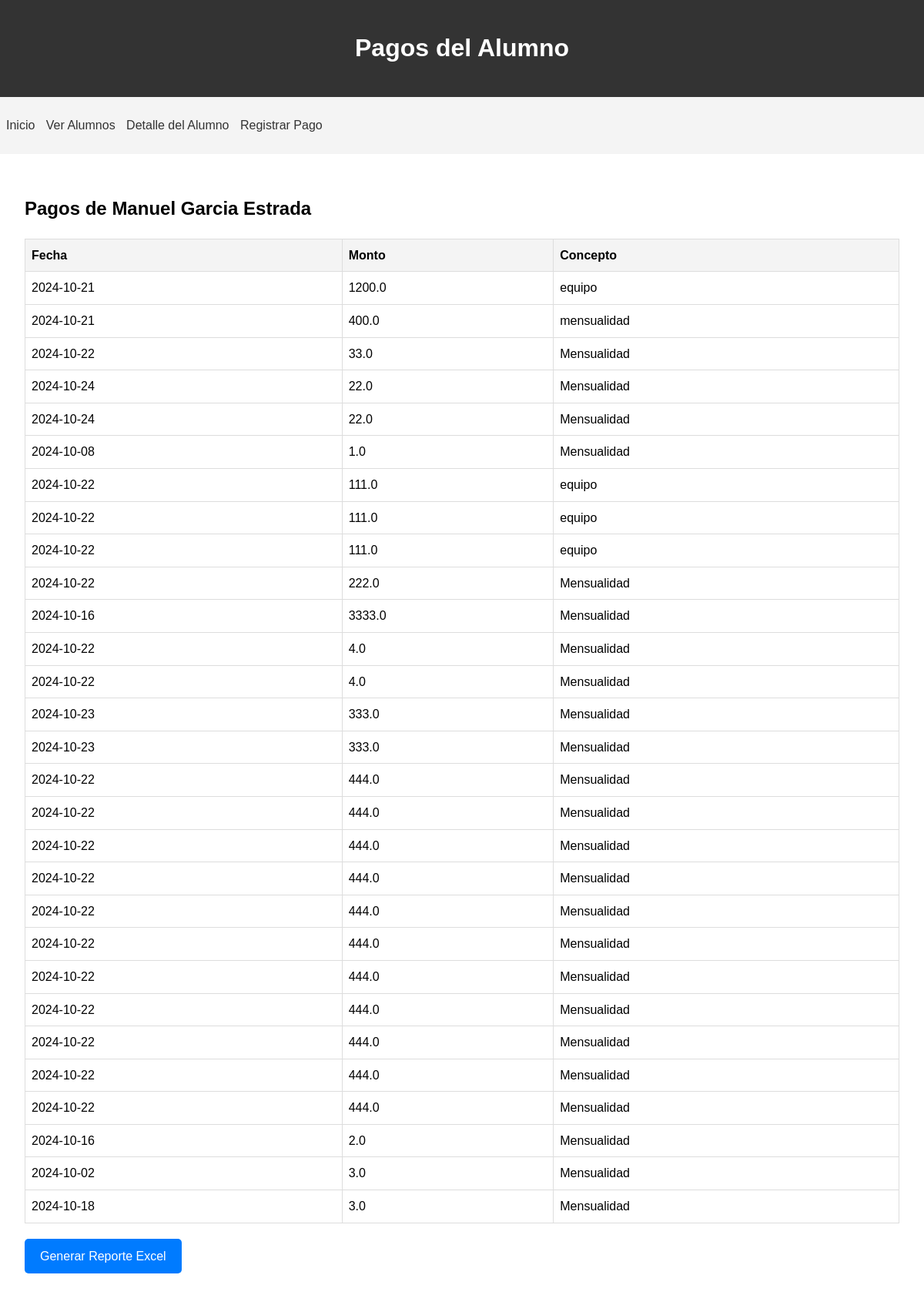
The app's page /pagos/2 with its own data.
### app.py (models this page shows)
class Alumno(Base):
    __tablename__ = 'alumnos'
    id = Column(Integer, primary_key=True)
    apaterno = Column(String(50), nullable=False)
    apmaterno = Column(String(50), nullable=False)
    nombre = Column(String(50), nullable=False)
    fbday = Column(Date, nullable=False)
    curp = Column(String(18), unique=True, nullable=False)
    calle = Column(String(100), nullable=True)
    numero = Column(String(10), nullable=False)
    colonia = Column(String(100), nullable=False)
    email = Column(String(100), nullable=False)
    telefono = Column(String(15), nullable=False)
    numafiliacion = Column(String(20), unique=True, nullable=True)
    estatus = Column(String(10), nullable=False)
    pagos = relationship("Pago", back_populates="alumno")

class Pago(Base):
    __tablename__ = 'pagos'
    id = Column(Integer, primary_key=True)
    alumno_id = Column(Integer, ForeignKey('alumnos.id'))
    fecha = Column(Date, nullable=False)
    monto = Column(Float, nullable=False)
    concepto = Column(String(100), nullable=False)
    alumno = relationship("Alumno", back_populates="pagos")

### app.py (the view)
@app.route('/pagos/<int:alumno_id>')
def pagos(alumno_id): #redefinit variable a getpagos para identificar que es el listado de pagos
    session = Session()
    try:
        alumno = session.query(Alumno).get(alumno_id)
        pagos = session.query(Pago).filter_by(alumno_id=alumno_id).all()
        return render_template('pagos.html', alumno=alumno, pagos=pagos)
    except Exception as e:
        return f"Error: {str(e)}"
    finally:
        session.close()

### templates/pagos.html (shortened to what this page needs)
<!DOCTYPE html>
<html lang="es">
<head>
    <link rel="stylesheet" href="{{ url_for('static', filename='css/styles.css') }}">
</head>
<body>
    <header>
        <h1>Pagos del Alumno</h1>
    </header>
    <nav>
        <ul>
            <li><a href="{{ url_for('index') }}">Inicio</a></li>
            <li><a href="{{ url_for('lista_alumnos') }}">Ver Alumnos</a></li>
            <li><a href="{{ url_for('detalle_alumno', id=alumno.id) }}">Detalle del Alumno</a></li>
            <li><a href="{{ url_for('pago', alumno_id=alumno.id) }}">Registrar Pago</a></li>
        </ul>
    </nav>
    <main>
        <h2>Pagos de {{ alumno.nombre }} {{ alumno.apaterno }} {{ alumno.apmaterno }}</h2>
        <table>
            <thead>
                <tr>
                    <th>Fecha</th>
                    <th>Monto</th>
                    <th>Concepto</th>
                </tr>
            </thead>
            <tbody>
                {% for pago in pagos %}
                <tr>
                    <td>{{ pago.fecha }}</td>
                    <td>{{ pago.monto }}</td>
                    <td>{{ pago.concepto }}</td>
                </tr>
                {% endfor %}
            </tbody>
        </table>
        <a href="{{ url_for('generar_reporte_pagos', alumno_id=alumno.id) }}" class="button">Generar Reporte Excel</a>
    </main>
</body>
</html>

### static/css/styles.css (style rules this page uses)
body { font-family: Arial, sans-serif; line-height: 1.6; margin: 0; padding: 0; }
header { background-color: #333; color: #fff; text-align: center; padding: 1rem; }
nav { background-color: #f4f4f4; padding: 0.5rem; }
nav ul { list-style-type: none; padding: 0; }
nav ul li { display: inline; margin-right: 10px; }
nav ul li a { text-decoration: none; color: #333; }
main { padding: 2rem; }
table { width: 100%; border-collapse: collapse; margin-top: 1rem; }
th, td { border: 1px solid #ddd; padding: 0.5rem; text-align: left; }
th { background-color: #f4f4f4; }
.button { display: inline-block; padding: 0.5rem 1rem; background-color: #333; color: #fff; text-decoration: none; margin-top: 1rem; }
.button { display: inline-block; padding: 10px 20px; margin-top: 20px; background-color: #007bff; color: white; text-decoration: none; border-radius: 5px; }

### records on screen
Alumno: nombre "Manuel", apaterno "Garcia", apmaterno "Estrada"
Pago: fecha "2024-10-21", monto "1200.0", concepto "equipo"
Pago: fecha "2024-10-21", monto "400.0", concepto "mensualidad"
Pago: fecha "2024-10-22", monto "33.0", concepto "Mensualidad"
Pago: fecha "2024-10-24", monto "22.0", concepto "Mensualidad"
Pago: fecha "2024-10-24", monto "22.0", concepto "Mensualidad"
Pago: fecha "2024-10-08", monto "1.0", concepto "Mensualidad"
Pago: fecha "2024-10-22", monto "111.0", concepto "equipo"
Pago: fecha "2024-10-22", monto "111.0", concepto "equipo"
Pago: fecha "2024-10-22", monto "111.0", concepto "equipo"
Pago: fecha "2024-10-22", monto "222.0", concepto "Mensualidad"
Pago: fecha "2024-10-16", monto "3333.0", concepto "Mensualidad"
Pago: fecha "2024-10-22", monto "4.0", concepto "Mensualidad"
Pago: fecha "2024-10-22", monto "4.0", concepto "Mensualidad"
Pago: fecha "2024-10-23", monto "333.0", concepto "Mensualidad"
Pago: fecha "2024-10-23", monto "333.0", concepto "Mensualidad"
Pago: fecha "2024-10-22", monto "444.0", concepto "Mensualidad"
Pago: fecha "2024-10-22", monto "444.0", concepto "Mensualidad"
Pago: fecha "2024-10-22", monto "444.0", concepto "Mensualidad"
Pago: fecha "2024-10-22", monto "444.0", concepto "Mensualidad"
Pago: fecha "2024-10-22", monto "444.0", concepto "Mensualidad"
Pago: fecha "2024-10-22", monto "444.0", concepto "Mensualidad"
Pago: fecha "2024-10-22", monto "444.0", concepto "Mensualidad"
Pago: fecha "2024-10-22", monto "444.0", concepto "Mensualidad"
Pago: fecha "2024-10-22", monto "444.0", concepto "Mensualidad"
Pago: fecha "2024-10-22", monto "444.0", concepto "Mensualidad"
Pago: fecha "2024-10-22", monto "444.0", concepto "Mensualidad"
Pago: fecha "2024-10-16", monto "2.0", concepto "Mensualidad"
Pago: fecha "2024-10-02", monto "3.0", concepto "Mensualidad"
Pago: fecha "2024-10-18", monto "3.0", concepto "Mensualidad"
